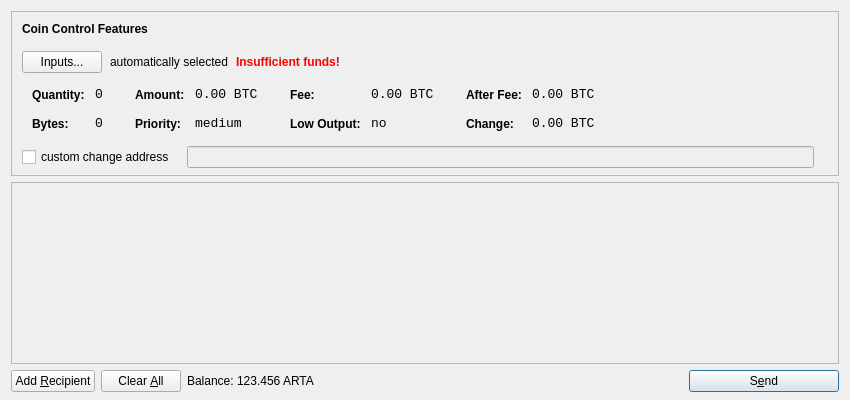
<?xml version="1.0" encoding="UTF-8"?>
<ui version="4.0">
 <class>SendCoinsDialog</class>
 <widget class="QDialog" name="SendCoinsDialog">
  <property name="geometry">
   <rect>
    <x>0</x>
    <y>0</y>
    <width>850</width>
    <height>400</height>
   </rect>
  </property>
  <property name="windowTitle">
   <string>Send Coins</string>
  </property>
  <layout class="QVBoxLayout" name="verticalLayout" stretch="0,1,0">
   <property name="bottomMargin">
    <number>8</number>
   </property>
   <item>
    <widget class="QFrame" name="frameCoinControl">
     <property name="sizePolicy">
      <sizepolicy hsizetype="Expanding" vsizetype="Expanding">
       <horstretch>0</horstretch>
       <verstretch>0</verstretch>
      </sizepolicy>
     </property>
     <property name="maximumSize">
      <size>
       <width>16777215</width>
       <height>16777215</height>
      </size>
     </property>
     <property name="frameShape">
      <enum>QFrame::StyledPanel</enum>
     </property>
     <property name="frameShadow">
      <enum>QFrame::Sunken</enum>
     </property>
     <layout class="QVBoxLayout" name="verticalLayoutCoinControl2">
      <property name="spacing">
       <number>-1</number>
      </property>
      <property name="leftMargin">
       <number>0</number>
      </property>
      <property name="topMargin">
       <number>0</number>
      </property>
      <property name="rightMargin">
       <number>0</number>
      </property>
      <property name="bottomMargin">
       <number>6</number>
      </property>
      <item>
       <layout class="QVBoxLayout" name="verticalLayoutCoinControl" stretch="0,0,0,0,1">
        <property name="spacing">
         <number>0</number>
        </property>
        <property name="leftMargin">
         <number>10</number>
        </property>
        <property name="topMargin">
         <number>10</number>
        </property>
        <item>
         <layout class="QHBoxLayout" name="horizontalLayoutCoinControl1">
          <property name="bottomMargin">
           <number>15</number>
          </property>
          <item>
           <widget class="QLabel" name="labelCoinControlFeatures">
            <property name="sizePolicy">
             <sizepolicy hsizetype="Preferred" vsizetype="Maximum">
              <horstretch>0</horstretch>
              <verstretch>0</verstretch>
             </sizepolicy>
            </property>
            <property name="font">
             <font>
              <weight>75</weight>
              <bold>true</bold>
             </font>
            </property>
            <property name="styleSheet">
             <string notr="true">font-weight:bold;</string>
            </property>
            <property name="text">
             <string>Coin Control Features</string>
            </property>
           </widget>
          </item>
         </layout>
        </item>
        <item>
         <layout class="QHBoxLayout" name="horizontalLayoutCoinControl2" stretch="0,0,0,0">
          <property name="spacing">
           <number>8</number>
          </property>
          <property name="bottomMargin">
           <number>10</number>
          </property>
          <item>
           <widget class="QPushButton" name="pushButtonCoinControl">
            <property name="styleSheet">
             <string notr="true"/>
            </property>
            <property name="text">
             <string>Inputs...</string>
            </property>
           </widget>
          </item>
          <item>
           <widget class="QLabel" name="labelCoinControlAutomaticallySelected">
            <property name="text">
             <string>automatically selected</string>
            </property>
            <property name="margin">
             <number>5</number>
            </property>
           </widget>
          </item>
          <item>
           <widget class="QLabel" name="labelCoinControlInsuffFunds">
            <property name="font">
             <font>
              <weight>75</weight>
              <bold>true</bold>
             </font>
            </property>
            <property name="styleSheet">
             <string notr="true">color:red;font-weight:bold;</string>
            </property>
            <property name="text">
             <string>Insufficient funds!</string>
            </property>
            <property name="margin">
             <number>5</number>
            </property>
           </widget>
          </item>
          <item>
           <spacer name="horizontalSpacerCoinControl">
            <property name="orientation">
             <enum>Qt::Horizontal</enum>
            </property>
            <property name="sizeHint" stdset="0">
             <size>
              <width>40</width>
              <height>1</height>
             </size>
            </property>
           </spacer>
          </item>
         </layout>
        </item>
        <item>
         <widget class="QWidget" name="widgetCoinControl" native="true">
          <property name="sizePolicy">
           <sizepolicy hsizetype="Preferred" vsizetype="Preferred">
            <horstretch>0</horstretch>
            <verstretch>0</verstretch>
           </sizepolicy>
          </property>
          <property name="minimumSize">
           <size>
            <width>0</width>
            <height>0</height>
           </size>
          </property>
          <property name="styleSheet">
           <string notr="true"/>
          </property>
          <layout class="QHBoxLayout" name="horizontalLayoutCoinControl5">
           <property name="margin">
            <number>0</number>
           </property>
           <item>
            <layout class="QHBoxLayout" name="horizontalLayoutCoinControl3" stretch="0,0,0,1">
             <property name="spacing">
              <number>20</number>
             </property>
             <property name="topMargin">
              <number>0</number>
             </property>
             <property name="bottomMargin">
              <number>10</number>
             </property>
             <item>
              <layout class="QFormLayout" name="formLayoutCoinControl1">
               <property name="horizontalSpacing">
                <number>10</number>
               </property>
               <property name="verticalSpacing">
                <number>14</number>
               </property>
               <property name="leftMargin">
                <number>10</number>
               </property>
               <property name="topMargin">
                <number>4</number>
               </property>
               <property name="rightMargin">
                <number>6</number>
               </property>
               <item row="0" column="0">
                <widget class="QLabel" name="labelCoinControlQuantityText">
                 <property name="styleSheet">
                  <string notr="true">font-weight:bold;</string>
                 </property>
                 <property name="text">
                  <string>Quantity:</string>
                 </property>
                 <property name="margin">
                  <number>0</number>
                 </property>
                </widget>
               </item>
               <item row="0" column="1">
                <widget class="QLabel" name="labelCoinControlQuantity">
                 <property name="font">
                  <font>
                   <family>Monospace</family>
                   <pointsize>10</pointsize>
                  </font>
                 </property>
                 <property name="cursor">
                  <cursorShape>IBeamCursor</cursorShape>
                 </property>
                 <property name="contextMenuPolicy">
                  <enum>Qt::ActionsContextMenu</enum>
                 </property>
                 <property name="text">
                  <string notr="true">0</string>
                 </property>
                 <property name="margin">
                  <number>0</number>
                 </property>
                 <property name="textInteractionFlags">
                  <set>Qt::LinksAccessibleByMouse|Qt::TextSelectableByKeyboard|Qt::TextSelectableByMouse</set>
                 </property>
                </widget>
               </item>
               <item row="1" column="0">
                <widget class="QLabel" name="labelCoinControlBytesText">
                 <property name="styleSheet">
                  <string notr="true">font-weight:bold;</string>
                 </property>
                 <property name="text">
                  <string>Bytes:</string>
                 </property>
                </widget>
               </item>
               <item row="1" column="1">
                <widget class="QLabel" name="labelCoinControlBytes">
                 <property name="font">
                  <font>
                   <family>Monospace</family>
                   <pointsize>10</pointsize>
                  </font>
                 </property>
                 <property name="cursor">
                  <cursorShape>IBeamCursor</cursorShape>
                 </property>
                 <property name="contextMenuPolicy">
                  <enum>Qt::ActionsContextMenu</enum>
                 </property>
                 <property name="text">
                  <string notr="true">0</string>
                 </property>
                 <property name="textInteractionFlags">
                  <set>Qt::LinksAccessibleByMouse|Qt::TextSelectableByKeyboard|Qt::TextSelectableByMouse</set>
                 </property>
                </widget>
               </item>
              </layout>
             </item>
             <item>
              <layout class="QFormLayout" name="formLayoutCoinControl2">
               <property name="horizontalSpacing">
                <number>10</number>
               </property>
               <property name="verticalSpacing">
                <number>14</number>
               </property>
               <property name="leftMargin">
                <number>6</number>
               </property>
               <property name="topMargin">
                <number>4</number>
               </property>
               <property name="rightMargin">
                <number>6</number>
               </property>
               <item row="0" column="0">
                <widget class="QLabel" name="labelCoinControlAmountText">
                 <property name="styleSheet">
                  <string notr="true">font-weight:bold;</string>
                 </property>
                 <property name="text">
                  <string>Amount:</string>
                 </property>
                 <property name="margin">
                  <number>0</number>
                 </property>
                </widget>
               </item>
               <item row="0" column="1">
                <widget class="QLabel" name="labelCoinControlAmount">
                 <property name="font">
                  <font>
                   <family>Monospace</family>
                   <pointsize>10</pointsize>
                  </font>
                 </property>
                 <property name="cursor">
                  <cursorShape>IBeamCursor</cursorShape>
                 </property>
                 <property name="contextMenuPolicy">
                  <enum>Qt::ActionsContextMenu</enum>
                 </property>
                 <property name="text">
                  <string notr="true">0.00 BTC</string>
                 </property>
                 <property name="textInteractionFlags">
                  <set>Qt::LinksAccessibleByMouse|Qt::TextSelectableByKeyboard|Qt::TextSelectableByMouse</set>
                 </property>
                </widget>
               </item>
               <item row="1" column="0">
                <widget class="QLabel" name="labelCoinControlPriorityText">
                 <property name="styleSheet">
                  <string notr="true">font-weight:bold;</string>
                 </property>
                 <property name="text">
                  <string>Priority:</string>
                 </property>
                </widget>
               </item>
               <item row="1" column="1">
                <widget class="QLabel" name="labelCoinControlPriority">
                 <property name="font">
                  <font>
                   <family>Monospace</family>
                   <pointsize>10</pointsize>
                  </font>
                 </property>
                 <property name="cursor">
                  <cursorShape>IBeamCursor</cursorShape>
                 </property>
                 <property name="contextMenuPolicy">
                  <enum>Qt::ActionsContextMenu</enum>
                 </property>
                 <property name="text">
                  <string>medium</string>
                 </property>
                 <property name="textInteractionFlags">
                  <set>Qt::LinksAccessibleByMouse|Qt::TextSelectableByKeyboard|Qt::TextSelectableByMouse</set>
                 </property>
                </widget>
               </item>
              </layout>
             </item>
             <item>
              <layout class="QFormLayout" name="formLayoutCoinControl3">
               <property name="horizontalSpacing">
                <number>10</number>
               </property>
               <property name="verticalSpacing">
                <number>14</number>
               </property>
               <property name="leftMargin">
                <number>6</number>
               </property>
               <property name="topMargin">
                <number>4</number>
               </property>
               <property name="rightMargin">
                <number>6</number>
               </property>
               <item row="0" column="0">
                <widget class="QLabel" name="labelCoinControlFeeText">
                 <property name="styleSheet">
                  <string notr="true">font-weight:bold;</string>
                 </property>
                 <property name="text">
                  <string>Fee:</string>
                 </property>
                 <property name="margin">
                  <number>0</number>
                 </property>
                </widget>
               </item>
               <item row="0" column="1">
                <widget class="QLabel" name="labelCoinControlFee">
                 <property name="font">
                  <font>
                   <family>Monospace</family>
                   <pointsize>10</pointsize>
                  </font>
                 </property>
                 <property name="cursor">
                  <cursorShape>IBeamCursor</cursorShape>
                 </property>
                 <property name="contextMenuPolicy">
                  <enum>Qt::ActionsContextMenu</enum>
                 </property>
                 <property name="text">
                  <string notr="true">0.00 BTC</string>
                 </property>
                 <property name="textInteractionFlags">
                  <set>Qt::LinksAccessibleByMouse|Qt::TextSelectableByKeyboard|Qt::TextSelectableByMouse</set>
                 </property>
                </widget>
               </item>
               <item row="1" column="0">
                <widget class="QLabel" name="labelCoinControlLowOutputText">
                 <property name="styleSheet">
                  <string notr="true">font-weight:bold;</string>
                 </property>
                 <property name="text">
                  <string>Low Output:</string>
                 </property>
                </widget>
               </item>
               <item row="1" column="1">
                <widget class="QLabel" name="labelCoinControlLowOutput">
                 <property name="font">
                  <font>
                   <family>Monospace</family>
                   <pointsize>10</pointsize>
                  </font>
                 </property>
                 <property name="cursor">
                  <cursorShape>IBeamCursor</cursorShape>
                 </property>
                 <property name="contextMenuPolicy">
                  <enum>Qt::ActionsContextMenu</enum>
                 </property>
                 <property name="text">
                  <string>no</string>
                 </property>
                 <property name="textInteractionFlags">
                  <set>Qt::LinksAccessibleByMouse|Qt::TextSelectableByKeyboard|Qt::TextSelectableByMouse</set>
                 </property>
                </widget>
               </item>
              </layout>
             </item>
             <item>
              <layout class="QFormLayout" name="formLayoutCoinControl4">
               <property name="horizontalSpacing">
                <number>10</number>
               </property>
               <property name="verticalSpacing">
                <number>14</number>
               </property>
               <property name="leftMargin">
                <number>6</number>
               </property>
               <property name="topMargin">
                <number>4</number>
               </property>
               <property name="rightMargin">
                <number>6</number>
               </property>
               <item row="0" column="0">
                <widget class="QLabel" name="labelCoinControlAfterFeeText">
                 <property name="styleSheet">
                  <string notr="true">font-weight:bold;</string>
                 </property>
                 <property name="text">
                  <string>After Fee:</string>
                 </property>
                 <property name="margin">
                  <number>0</number>
                 </property>
                </widget>
               </item>
               <item row="0" column="1">
                <widget class="QLabel" name="labelCoinControlAfterFee">
                 <property name="font">
                  <font>
                   <family>Monospace</family>
                   <pointsize>10</pointsize>
                  </font>
                 </property>
                 <property name="cursor">
                  <cursorShape>IBeamCursor</cursorShape>
                 </property>
                 <property name="contextMenuPolicy">
                  <enum>Qt::ActionsContextMenu</enum>
                 </property>
                 <property name="text">
                  <string notr="true">0.00 BTC</string>
                 </property>
                 <property name="textInteractionFlags">
                  <set>Qt::LinksAccessibleByMouse|Qt::TextSelectableByKeyboard|Qt::TextSelectableByMouse</set>
                 </property>
                </widget>
               </item>
               <item row="1" column="0">
                <widget class="QLabel" name="labelCoinControlChangeText">
                 <property name="styleSheet">
                  <string notr="true">font-weight:bold;</string>
                 </property>
                 <property name="text">
                  <string>Change:</string>
                 </property>
                </widget>
               </item>
               <item row="1" column="1">
                <widget class="QLabel" name="labelCoinControlChange">
                 <property name="font">
                  <font>
                   <family>Monospace</family>
                   <pointsize>10</pointsize>
                  </font>
                 </property>
                 <property name="cursor">
                  <cursorShape>IBeamCursor</cursorShape>
                 </property>
                 <property name="contextMenuPolicy">
                  <enum>Qt::ActionsContextMenu</enum>
                 </property>
                 <property name="text">
                  <string notr="true">0.00 BTC</string>
                 </property>
                 <property name="textInteractionFlags">
                  <set>Qt::LinksAccessibleByMouse|Qt::TextSelectableByKeyboard|Qt::TextSelectableByMouse</set>
                 </property>
                </widget>
               </item>
              </layout>
             </item>
            </layout>
           </item>
          </layout>
         </widget>
        </item>
        <item>
         <layout class="QHBoxLayout" name="horizontalLayoutCoinControl4" stretch="0,0,0">
          <property name="spacing">
           <number>12</number>
          </property>
          <property name="sizeConstraint">
           <enum>QLayout::SetDefaultConstraint</enum>
          </property>
          <property name="topMargin">
           <number>5</number>
          </property>
          <property name="rightMargin">
           <number>5</number>
          </property>
          <item>
           <widget class="QCheckBox" name="checkBoxCoinControlChange">
            <property name="text">
             <string>custom change address</string>
            </property>
           </widget>
          </item>
          <item>
           <widget class="QLineEdit" name="lineEditCoinControlChange">
            <property name="enabled">
             <bool>false</bool>
            </property>
            <property name="sizePolicy">
             <sizepolicy hsizetype="Expanding" vsizetype="Fixed">
              <horstretch>0</horstretch>
              <verstretch>0</verstretch>
             </sizepolicy>
            </property>
           </widget>
          </item>
          <item>
           <widget class="QLabel" name="labelCoinControlChangeLabel">
            <property name="sizePolicy">
             <sizepolicy hsizetype="Preferred" vsizetype="Expanding">
              <horstretch>0</horstretch>
              <verstretch>0</verstretch>
             </sizepolicy>
            </property>
            <property name="minimumSize">
             <size>
              <width>0</width>
              <height>0</height>
             </size>
            </property>
            <property name="text">
             <string/>
            </property>
            <property name="margin">
             <number>3</number>
            </property>
           </widget>
          </item>
         </layout>
        </item>
        <item>
         <spacer name="verticalSpacerCoinControl">
          <property name="orientation">
           <enum>Qt::Vertical</enum>
          </property>
          <property name="sizeHint" stdset="0">
           <size>
            <width>800</width>
            <height>1</height>
           </size>
          </property>
         </spacer>
        </item>
       </layout>
      </item>
     </layout>
    </widget>
   </item>
   <item>
    <widget class="QScrollArea" name="scrollArea">
     <property name="widgetResizable">
      <bool>true</bool>
     </property>
     <widget class="QWidget" name="scrollAreaWidgetContents">
      <property name="geometry">
       <rect>
        <x>0</x>
        <y>0</y>
        <width>830</width>
        <height>165</height>
       </rect>
      </property>
      <layout class="QVBoxLayout" name="verticalLayout_2">
       <property name="margin">
        <number>0</number>
       </property>
       <item>
        <layout class="QVBoxLayout" name="entries">
         <property name="spacing">
          <number>6</number>
         </property>
        </layout>
       </item>
       <item>
        <spacer name="verticalSpacer">
         <property name="orientation">
          <enum>Qt::Vertical</enum>
         </property>
         <property name="sizeHint" stdset="0">
          <size>
           <width>20</width>
           <height>40</height>
          </size>
         </property>
        </spacer>
       </item>
      </layout>
     </widget>
    </widget>
   </item>
   <item>
    <layout class="QHBoxLayout" name="horizontalLayout">
     <item>
      <widget class="QPushButton" name="addButton">
       <property name="toolTip">
        <string>Send to multiple recipients at once</string>
       </property>
       <property name="text">
        <string>Add &amp;Recipient</string>
       </property>
       <property name="icon">
        <iconset resource="../bitcoin.qrc">
         <normaloff>:/icons/add</normaloff>:/icons/add</iconset>
       </property>
       <property name="autoDefault">
        <bool>false</bool>
       </property>
      </widget>
     </item>
     <item>
      <widget class="QPushButton" name="clearButton">
       <property name="sizePolicy">
        <sizepolicy hsizetype="Minimum" vsizetype="Fixed">
         <horstretch>0</horstretch>
         <verstretch>0</verstretch>
        </sizepolicy>
       </property>
       <property name="toolTip">
        <string>Remove all transaction fields</string>
       </property>
       <property name="text">
        <string>Clear &amp;All</string>
       </property>
       <property name="icon">
        <iconset resource="../bitcoin.qrc">
         <normaloff>:/icons/remove</normaloff>:/icons/remove</iconset>
       </property>
       <property name="autoRepeatDelay">
        <number>300</number>
       </property>
       <property name="autoDefault">
        <bool>false</bool>
       </property>
      </widget>
     </item>
     <item>
      <layout class="QHBoxLayout" name="horizontalLayout_2">
       <property name="spacing">
        <number>3</number>
       </property>
       <item>
        <widget class="QLabel" name="label">
         <property name="text">
          <string>Balance:</string>
         </property>
        </widget>
       </item>
       <item>
        <widget class="QLabel" name="labelBalance">
         <property name="cursor">
          <cursorShape>IBeamCursor</cursorShape>
         </property>
         <property name="text">
          <string>123.456 ARTA</string>
         </property>
         <property name="textInteractionFlags">
          <set>Qt::LinksAccessibleByMouse|Qt::TextSelectableByKeyboard|Qt::TextSelectableByMouse</set>
         </property>
        </widget>
       </item>
      </layout>
     </item>
     <item>
      <spacer name="horizontalSpacer">
       <property name="orientation">
        <enum>Qt::Horizontal</enum>
       </property>
       <property name="sizeHint" stdset="0">
        <size>
         <width>40</width>
         <height>20</height>
        </size>
       </property>
      </spacer>
     </item>
     <item>
      <widget class="QPushButton" name="sendButton">
       <property name="minimumSize">
        <size>
         <width>150</width>
         <height>0</height>
        </size>
       </property>
       <property name="toolTip">
        <string>Confirm the send action</string>
       </property>
       <property name="text">
        <string>S&amp;end</string>
       </property>
       <property name="icon">
        <iconset resource="../bitcoin.qrc">
         <normaloff>:/icons/send</normaloff>:/icons/send</iconset>
       </property>
       <property name="default">
        <bool>true</bool>
       </property>
      </widget>
     </item>
    </layout>
   </item>
  </layout>
 </widget>
 <resources>
  <include location="../bitcoin.qrc"/>
 </resources>
 <connections/>
</ui>
